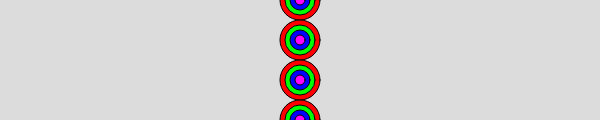
Frame 1 (no input)
Frame 60 (no input): identical to frame 1, image omitted
Frame 120 (the mouse pressed at the canvas centre since frame 60): identical to frame 1, image omitted

The p5.js sketch that drew this single still picture (run headless with seeded random() and noise() and a simulated clock; from frame 60 on, the mouse is pressed at the canvas centre):

// p5.js sketch
// ── sketch.js
var x=300//x location of the column

function setup() {
	createCanvas(600, 120);
}
function draw() {
	background(220);

	//for(initialize;condition;increment)
	for(y=0;y<=height;y=y+40){//increment the y value instead of the x value

		fill(255,0,0);//add a red fill
		ellipse(x,y,40,40); //draw an ellipse at the y-location of the variable y
		fill(0,255,0);//add a green fill
		ellipse(x,y,30,30);
		fill(0,0,255);//add a blue fill
		ellipse(x,y,20,20)
		fill(255,0,255);//add a purple fill
		ellipse(x,y,10,10)
	}
}
